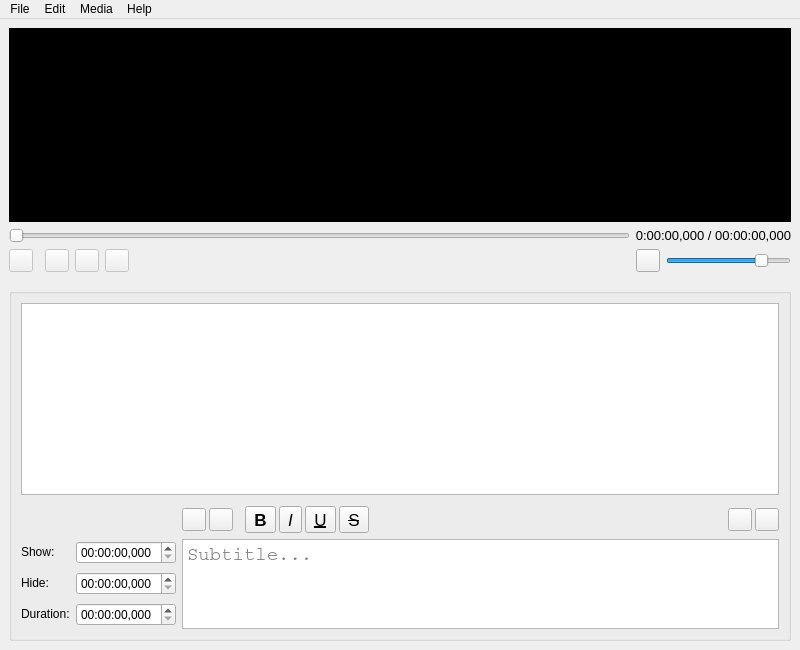
<?xml version="1.0" encoding="UTF-8"?>
<ui version="4.0">
 <class>MainWindow</class>
 <widget class="QMainWindow" name="MainWindow">
  <property name="geometry">
   <rect>
    <x>0</x>
    <y>0</y>
    <width>800</width>
    <height>650</height>
   </rect>
  </property>
  <property name="acceptDrops">
   <bool>true</bool>
  </property>
  <property name="windowIcon">
   <iconset resource="../Resources.qrc">
    <normaloff>:/assets/colored-icon.png</normaloff>:/assets/colored-icon.png</iconset>
  </property>
  <property name="tabShape">
   <enum>QTabWidget::Rounded</enum>
  </property>
  <widget class="QWidget" name="centralwidget">
   <layout class="QGridLayout" name="gridLayout">
    <item row="1" column="2">
     <widget class="QLabel" name="TimelineLabel">
      <property name="sizePolicy">
       <sizepolicy hsizetype="Fixed" vsizetype="Preferred">
        <horstretch>0</horstretch>
        <verstretch>0</verstretch>
       </sizepolicy>
      </property>
      <property name="minimumSize">
       <size>
        <width>155</width>
        <height>0</height>
       </size>
      </property>
      <property name="maximumSize">
       <size>
        <width>155</width>
        <height>16777215</height>
       </size>
      </property>
      <property name="font">
       <font>
        <pointsize>10</pointsize>
       </font>
      </property>
      <property name="text">
       <string>00:00:00,000 / 00:00:00,000</string>
      </property>
      <property name="textFormat">
       <enum>Qt::PlainText</enum>
      </property>
      <property name="alignment">
       <set>Qt::AlignRight|Qt::AlignTrailing|Qt::AlignVCenter</set>
      </property>
     </widget>
    </item>
    <item row="5" column="0" colspan="3">
     <widget class="QGroupBox" name="SubtitleGroupBox">
      <property name="enabled">
       <bool>true</bool>
      </property>
      <property name="sizePolicy">
       <sizepolicy hsizetype="Expanding" vsizetype="Expanding">
        <horstretch>0</horstretch>
        <verstretch>0</verstretch>
       </sizepolicy>
      </property>
      <property name="maximumSize">
       <size>
        <width>16777215</width>
        <height>16777215</height>
       </size>
      </property>
      <layout class="QGridLayout" name="gridLayout_2">
       <item row="4" column="2" colspan="2">
        <widget class="QPlainTextEdit" name="SubtitleTextEdit">
         <property name="sizePolicy">
          <sizepolicy hsizetype="Expanding" vsizetype="Fixed">
           <horstretch>0</horstretch>
           <verstretch>0</verstretch>
          </sizepolicy>
         </property>
         <property name="maximumSize">
          <size>
           <width>16777215</width>
           <height>90</height>
          </size>
         </property>
         <property name="font">
          <font>
           <family>Courier</family>
           <pointsize>14</pointsize>
          </font>
         </property>
         <property name="placeholderText">
          <string>Subtitle...</string>
         </property>
        </widget>
       </item>
       <item row="3" column="2" colspan="2">
        <layout class="QHBoxLayout" name="SubActionButtonsBox">
         <property name="spacing">
          <number>3</number>
         </property>
         <item>
          <widget class="QToolButton" name="ApplySubButton">
           <property name="toolTip">
            <string>Apply</string>
           </property>
           <property name="text">
            <string/>
           </property>
          </widget>
         </item>
         <item>
          <widget class="QToolButton" name="RemoveSubButton">
           <property name="toolTip">
            <string>Remove</string>
           </property>
           <property name="text">
            <string/>
           </property>
          </widget>
         </item>
         <item>
          <spacer name="horizontalSpacer_2">
           <property name="orientation">
            <enum>Qt::Horizontal</enum>
           </property>
           <property name="sizeType">
            <enum>QSizePolicy::Fixed</enum>
           </property>
           <property name="sizeHint" stdset="0">
            <size>
             <width>9</width>
             <height>20</height>
            </size>
           </property>
          </spacer>
         </item>
         <item>
          <widget class="QToolButton" name="SubBoldButton">
           <property name="font">
            <font>
             <pointsize>13</pointsize>
             <weight>75</weight>
             <italic>false</italic>
             <bold>true</bold>
            </font>
           </property>
           <property name="toolTip">
            <string>Bold</string>
           </property>
           <property name="text">
            <string>B</string>
           </property>
           <property name="checkable">
            <bool>true</bool>
           </property>
          </widget>
         </item>
         <item>
          <widget class="QToolButton" name="SubItalicButton">
           <property name="font">
            <font>
             <pointsize>13</pointsize>
             <italic>true</italic>
            </font>
           </property>
           <property name="toolTip">
            <string>Italic</string>
           </property>
           <property name="text">
            <string>I</string>
           </property>
           <property name="checkable">
            <bool>true</bool>
           </property>
          </widget>
         </item>
         <item>
          <widget class="QToolButton" name="SubUnderlineButton">
           <property name="font">
            <font>
             <pointsize>13</pointsize>
             <underline>true</underline>
            </font>
           </property>
           <property name="toolTip">
            <string>Undeline</string>
           </property>
           <property name="text">
            <string>U</string>
           </property>
           <property name="checkable">
            <bool>true</bool>
           </property>
          </widget>
         </item>
         <item>
          <widget class="QToolButton" name="SubStrikeoutButton">
           <property name="font">
            <font>
             <pointsize>13</pointsize>
             <strikeout>true</strikeout>
            </font>
           </property>
           <property name="toolTip">
            <string>Strikeout</string>
           </property>
           <property name="text">
            <string>S</string>
           </property>
           <property name="checkable">
            <bool>true</bool>
           </property>
          </widget>
         </item>
         <item>
          <spacer name="horizontalSpacer">
           <property name="orientation">
            <enum>Qt::Horizontal</enum>
           </property>
           <property name="sizeHint" stdset="0">
            <size>
             <width>40</width>
             <height>20</height>
            </size>
           </property>
          </spacer>
         </item>
         <item>
          <widget class="QToolButton" name="PrevSubButton">
           <property name="font">
            <font>
             <pointsize>10</pointsize>
             <weight>50</weight>
             <bold>false</bold>
            </font>
           </property>
           <property name="toolTip">
            <string>&lt;html&gt;&lt;head/&gt;&lt;body&gt;&lt;p&gt;Previous Subtitle&lt;/p&gt;&lt;/body&gt;&lt;/html&gt;</string>
           </property>
          </widget>
         </item>
         <item>
          <widget class="QToolButton" name="NextSubButton">
           <property name="font">
            <font>
             <pointsize>10</pointsize>
             <weight>50</weight>
             <bold>false</bold>
            </font>
           </property>
           <property name="toolTip">
            <string>&lt;html&gt;&lt;head/&gt;&lt;body&gt;&lt;p&gt;Next Subtitle&lt;/p&gt;&lt;/body&gt;&lt;/html&gt;</string>
           </property>
          </widget>
         </item>
        </layout>
       </item>
       <item row="4" column="1">
        <layout class="QGridLayout" name="SubTimeEditsGrid">
         <item row="3" column="1">
          <widget class="QTimeEdit" name="DurationSubTimeEdit">
           <property name="sizePolicy">
            <sizepolicy hsizetype="Fixed" vsizetype="Fixed">
             <horstretch>0</horstretch>
             <verstretch>0</verstretch>
            </sizepolicy>
           </property>
           <property name="minimumSize">
            <size>
             <width>100</width>
             <height>0</height>
            </size>
           </property>
           <property name="displayFormat">
            <string>hh:mm:ss,zzz</string>
           </property>
          </widget>
         </item>
         <item row="3" column="0">
          <widget class="QLabel" name="label_5">
           <property name="sizePolicy">
            <sizepolicy hsizetype="Fixed" vsizetype="Fixed">
             <horstretch>0</horstretch>
             <verstretch>0</verstretch>
            </sizepolicy>
           </property>
           <property name="maximumSize">
            <size>
             <width>16777215</width>
             <height>10</height>
            </size>
           </property>
           <property name="text">
            <string>Duration:</string>
           </property>
          </widget>
         </item>
         <item row="2" column="1">
          <widget class="QTimeEdit" name="HideSubTimeEdit">
           <property name="sizePolicy">
            <sizepolicy hsizetype="Fixed" vsizetype="Fixed">
             <horstretch>0</horstretch>
             <verstretch>0</verstretch>
            </sizepolicy>
           </property>
           <property name="minimumSize">
            <size>
             <width>100</width>
             <height>0</height>
            </size>
           </property>
           <property name="displayFormat">
            <string>hh:mm:ss,zzz</string>
           </property>
          </widget>
         </item>
         <item row="2" column="0">
          <widget class="QLabel" name="label_4">
           <property name="sizePolicy">
            <sizepolicy hsizetype="Fixed" vsizetype="Fixed">
             <horstretch>0</horstretch>
             <verstretch>0</verstretch>
            </sizepolicy>
           </property>
           <property name="maximumSize">
            <size>
             <width>16777215</width>
             <height>10</height>
            </size>
           </property>
           <property name="text">
            <string>Hide:</string>
           </property>
          </widget>
         </item>
         <item row="1" column="1">
          <widget class="QTimeEdit" name="ShowSubTimeEdit">
           <property name="sizePolicy">
            <sizepolicy hsizetype="Fixed" vsizetype="Fixed">
             <horstretch>0</horstretch>
             <verstretch>0</verstretch>
            </sizepolicy>
           </property>
           <property name="minimumSize">
            <size>
             <width>100</width>
             <height>0</height>
            </size>
           </property>
           <property name="displayFormat">
            <string>hh:mm:ss,zzz</string>
           </property>
          </widget>
         </item>
         <item row="1" column="0">
          <widget class="QLabel" name="label_3">
           <property name="sizePolicy">
            <sizepolicy hsizetype="Fixed" vsizetype="Fixed">
             <horstretch>0</horstretch>
             <verstretch>0</verstretch>
            </sizepolicy>
           </property>
           <property name="maximumSize">
            <size>
             <width>16777215</width>
             <height>10</height>
            </size>
           </property>
           <property name="text">
            <string>Show:</string>
           </property>
          </widget>
         </item>
        </layout>
       </item>
       <item row="1" column="1" colspan="3">
        <widget class="QTableView" name="SubTableView">
         <property name="sizePolicy">
          <sizepolicy hsizetype="Expanding" vsizetype="Expanding">
           <horstretch>0</horstretch>
           <verstretch>0</verstretch>
          </sizepolicy>
         </property>
         <property name="editTriggers">
          <set>QAbstractItemView::NoEditTriggers</set>
         </property>
         <attribute name="horizontalHeaderStretchLastSection">
          <bool>true</bool>
         </attribute>
        </widget>
       </item>
       <item row="2" column="1" colspan="3">
        <spacer name="verticalSpacer">
         <property name="orientation">
          <enum>Qt::Vertical</enum>
         </property>
         <property name="sizeType">
          <enum>QSizePolicy::Fixed</enum>
         </property>
         <property name="sizeHint" stdset="0">
          <size>
           <width>20</width>
           <height>5</height>
          </size>
         </property>
        </spacer>
       </item>
      </layout>
     </widget>
    </item>
    <item row="3" column="2">
     <spacer name="verticalSpacer_2">
      <property name="orientation">
       <enum>Qt::Vertical</enum>
      </property>
      <property name="sizeType">
       <enum>QSizePolicy::Fixed</enum>
      </property>
      <property name="sizeHint" stdset="0">
       <size>
        <width>20</width>
        <height>10</height>
       </size>
      </property>
     </spacer>
    </item>
    <item row="0" column="0" colspan="3">
     <widget class="QFrame" name="MediaPlayerFrame">
      <property name="sizePolicy">
       <sizepolicy hsizetype="Expanding" vsizetype="Expanding">
        <horstretch>0</horstretch>
        <verstretch>0</verstretch>
       </sizepolicy>
      </property>
      <property name="styleSheet">
       <string notr="true">background-color: #000;</string>
      </property>
      <property name="frameShape">
       <enum>QFrame::NoFrame</enum>
      </property>
     </widget>
    </item>
    <item row="1" column="0" colspan="2">
     <widget class="QSlider" name="TimelineSlider">
      <property name="enabled">
       <bool>false</bool>
      </property>
      <property name="maximum">
       <number>1</number>
      </property>
      <property name="orientation">
       <enum>Qt::Horizontal</enum>
      </property>
     </widget>
    </item>
    <item row="2" column="0" colspan="3">
     <layout class="QHBoxLayout" name="MediaControls">
      <item>
       <widget class="QToolButton" name="TogglePlayButton">
        <property name="enabled">
         <bool>false</bool>
        </property>
        <property name="text">
         <string/>
        </property>
       </widget>
      </item>
      <item>
       <spacer name="horizontalSpacer_4">
        <property name="orientation">
         <enum>Qt::Horizontal</enum>
        </property>
        <property name="sizeType">
         <enum>QSizePolicy::Fixed</enum>
        </property>
        <property name="sizeHint" stdset="0">
         <size>
          <width>6</width>
          <height>20</height>
         </size>
        </property>
       </spacer>
      </item>
      <item>
       <widget class="QToolButton" name="BackwardSeekButton">
        <property name="enabled">
         <bool>false</bool>
        </property>
        <property name="text">
         <string/>
        </property>
       </widget>
      </item>
      <item>
       <widget class="QToolButton" name="StopButton">
        <property name="enabled">
         <bool>false</bool>
        </property>
        <property name="text">
         <string/>
        </property>
       </widget>
      </item>
      <item>
       <widget class="QToolButton" name="ForwardSeekButton">
        <property name="enabled">
         <bool>false</bool>
        </property>
        <property name="text">
         <string/>
        </property>
       </widget>
      </item>
      <item>
       <spacer name="horizontalSpacer_3">
        <property name="orientation">
         <enum>Qt::Horizontal</enum>
        </property>
        <property name="sizeHint" stdset="0">
         <size>
          <width>40</width>
          <height>20</height>
         </size>
        </property>
       </spacer>
      </item>
      <item>
       <widget class="QToolButton" name="ToggleMuteButton">
        <property name="text">
         <string/>
        </property>
        <property name="checked">
         <bool>false</bool>
        </property>
       </widget>
      </item>
      <item>
       <widget class="QSlider" name="VolumeSlider">
        <property name="maximumSize">
         <size>
          <width>125</width>
          <height>16777215</height>
         </size>
        </property>
        <property name="maximum">
         <number>100</number>
        </property>
        <property name="pageStep">
         <number>0</number>
        </property>
        <property name="value">
         <number>80</number>
        </property>
        <property name="orientation">
         <enum>Qt::Horizontal</enum>
        </property>
       </widget>
      </item>
     </layout>
    </item>
   </layout>
  </widget>
  <widget class="QMenuBar" name="menubar">
   <property name="geometry">
    <rect>
     <x>0</x>
     <y>0</y>
     <width>800</width>
     <height>24</height>
    </rect>
   </property>
   <widget class="QMenu" name="menuFile">
    <property name="title">
     <string>File</string>
    </property>
    <addaction name="ActionNew"/>
    <addaction name="ActionOpen"/>
    <addaction name="separator"/>
    <addaction name="ActionSave"/>
    <addaction name="ActionSaveAs"/>
    <addaction name="separator"/>
    <addaction name="ActionClose"/>
    <addaction name="separator"/>
    <addaction name="ActionExit"/>
   </widget>
   <widget class="QMenu" name="menuMedia">
    <property name="title">
     <string>Media</string>
    </property>
    <widget class="QMenu" name="menuAudio">
     <property name="title">
      <string>Audio</string>
     </property>
     <addaction name="ActionMediaAudioVolumeUp"/>
     <addaction name="ActionMediaAudioVolumeDown"/>
     <addaction name="separator"/>
     <addaction name="ActionMediaAudioToggleMute"/>
    </widget>
    <addaction name="ActionMediaOpen"/>
    <addaction name="ActionMediaClose"/>
    <addaction name="separator"/>
    <addaction name="ActionMediaPlayPause"/>
    <addaction name="ActionMediaStop"/>
    <addaction name="separator"/>
    <addaction name="ActionMediaSeekBackward"/>
    <addaction name="ActionMediaSeekForward"/>
    <addaction name="separator"/>
    <addaction name="menuAudio"/>
   </widget>
   <widget class="QMenu" name="menuEdit">
    <property name="title">
     <string>Edit</string>
    </property>
    <addaction name="ActionEditUndo"/>
    <addaction name="ActionEditRedo"/>
    <addaction name="separator"/>
    <addaction name="ActionEditGotoPrevious"/>
    <addaction name="ActionEditGotoNext"/>
    <addaction name="separator"/>
    <addaction name="ActionEditDelay"/>
   </widget>
   <widget class="QMenu" name="menuHelp">
    <property name="title">
     <string>Help</string>
    </property>
    <addaction name="ActionHelpAbout"/>
    <addaction name="ActionHelpAboutQt"/>
   </widget>
   <addaction name="menuFile"/>
   <addaction name="menuEdit"/>
   <addaction name="menuMedia"/>
   <addaction name="menuHelp"/>
  </widget>
  <action name="ActionNew">
   <property name="text">
    <string>New</string>
   </property>
   <property name="shortcut">
    <string>Ctrl+N</string>
   </property>
  </action>
  <action name="ActionOpen">
   <property name="text">
    <string>Open...</string>
   </property>
   <property name="shortcut">
    <string>Ctrl+O</string>
   </property>
  </action>
  <action name="ActionSave">
   <property name="text">
    <string>Save</string>
   </property>
   <property name="shortcut">
    <string>Ctrl+S</string>
   </property>
  </action>
  <action name="ActionSaveAs">
   <property name="text">
    <string>Save As...</string>
   </property>
   <property name="shortcut">
    <string>Ctrl+Shift+S</string>
   </property>
  </action>
  <action name="ActionMediaOpen">
   <property name="text">
    <string>Open...</string>
   </property>
   <property name="shortcut">
    <string>Ctrl+Shift+O</string>
   </property>
  </action>
  <action name="ActionMediaClose">
   <property name="text">
    <string>Close</string>
   </property>
  </action>
  <action name="ActionExit">
   <property name="text">
    <string>Exit</string>
   </property>
   <property name="shortcut">
    <string>Ctrl+Q</string>
   </property>
  </action>
  <action name="ActionClose">
   <property name="text">
    <string>Close</string>
   </property>
  </action>
  <action name="ActionMediaPlayPause">
   <property name="text">
    <string>Play/Pause</string>
   </property>
   <property name="shortcut">
    <string>Space</string>
   </property>
  </action>
  <action name="ActionMediaStop">
   <property name="text">
    <string>Stop</string>
   </property>
  </action>
  <action name="ActionMediaSeekForward">
   <property name="text">
    <string>Seek Forward</string>
   </property>
   <property name="shortcut">
    <string>Right</string>
   </property>
  </action>
  <action name="ActionMediaSeekBackward">
   <property name="text">
    <string>Seek Backward</string>
   </property>
   <property name="shortcut">
    <string>Left</string>
   </property>
  </action>
  <action name="ActionMediaAudioToggleMute">
   <property name="text">
    <string>Toggle Mute</string>
   </property>
   <property name="shortcut">
    <string>Ctrl+M</string>
   </property>
  </action>
  <action name="ActionMediaAudioVolumeUp">
   <property name="text">
    <string>Volume Up</string>
   </property>
   <property name="shortcut">
    <string>Ctrl+Up</string>
   </property>
  </action>
  <action name="ActionMediaAudioVolumeDown">
   <property name="text">
    <string>Volume Down</string>
   </property>
   <property name="shortcut">
    <string>Ctrl+Down</string>
   </property>
  </action>
  <action name="ActionEditGotoPrevious">
   <property name="text">
    <string>Goto Previous</string>
   </property>
   <property name="toolTip">
    <string>Goto Previous</string>
   </property>
   <property name="shortcut">
    <string>Ctrl+Left</string>
   </property>
  </action>
  <action name="ActionEditGotoNext">
   <property name="text">
    <string>Goto Next</string>
   </property>
   <property name="toolTip">
    <string>Goto Next</string>
   </property>
   <property name="shortcut">
    <string>Ctrl+Right</string>
   </property>
  </action>
  <action name="ActionEditUndo">
   <property name="text">
    <string>Undo</string>
   </property>
   <property name="shortcut">
    <string>Ctrl+Z</string>
   </property>
  </action>
  <action name="ActionEditRedo">
   <property name="text">
    <string>Redo</string>
   </property>
   <property name="shortcut">
    <string>Ctrl+Shift+Z</string>
   </property>
  </action>
  <action name="ActionHelpAbout">
   <property name="text">
    <string>About</string>
   </property>
  </action>
  <action name="ActionEditDelay">
   <property name="text">
    <string>Delay</string>
   </property>
  </action>
  <action name="ActionHelpAboutQt">
   <property name="text">
    <string>About Qt</string>
   </property>
  </action>
 </widget>
 <resources>
  <include location="../Resources.qrc"/>
  <include location="Resources.qrc"/>
 </resources>
 <connections/>
</ui>
